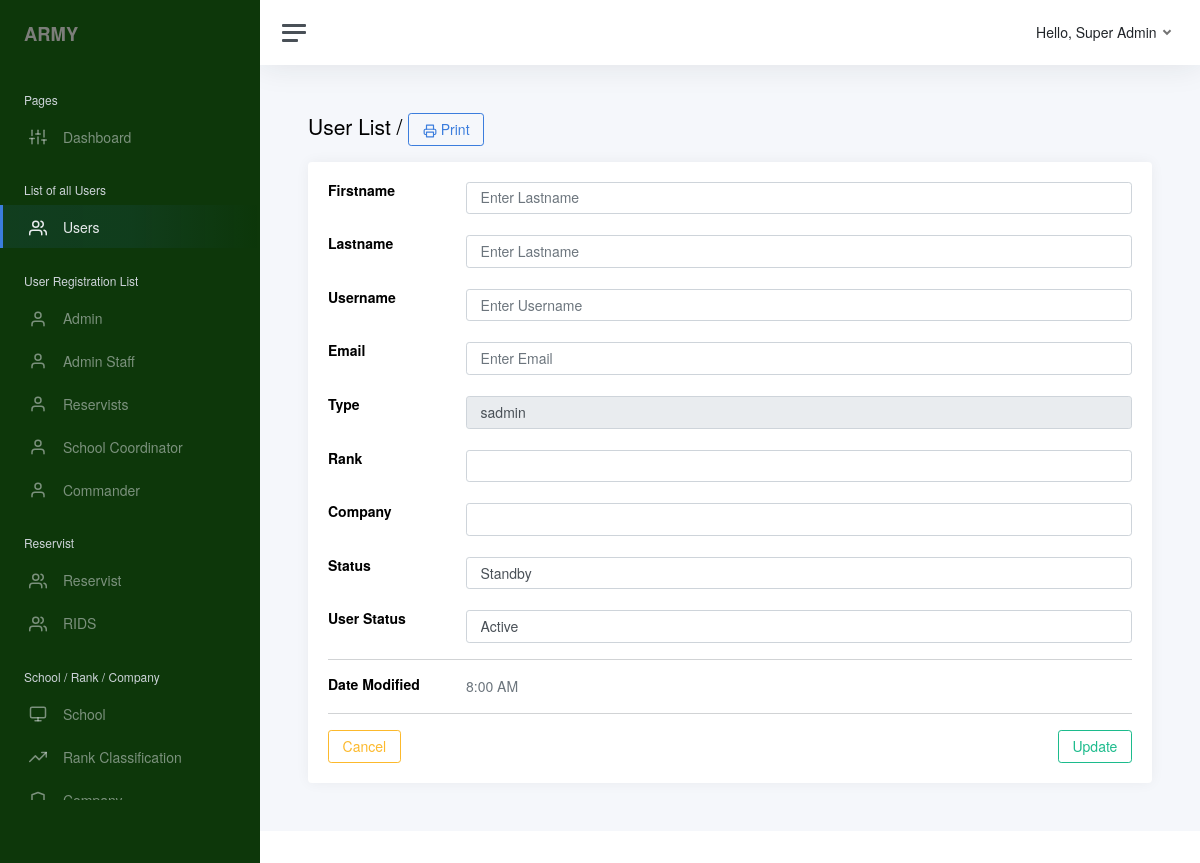
The app's page /admin_users_view.php (signed in) with its own data.
### tables this page shows
CREATE TABLE `army_users` (
  `army_id` int(255) NOT NULL,
  `user_img` varchar(250) NOT NULL,
  `firstname` varchar(100) NOT NULL,
  `middle_name` varchar(100) NOT NULL,
  `lastname` varchar(100) NOT NULL,
  `username` varchar(100) NOT NULL,
  `email` varchar(100) NOT NULL,
  `password` varchar(1000) NOT NULL,
  `type` varchar(30) NOT NULL,
  `rank_id` int(100) NOT NULL,
  `company_id` int(100) NOT NULL,
  `afpsn` varchar(250) NOT NULL,
  `school_id` int(100) NOT NULL,
  `status` varchar(30) NOT NULL,
  `user_status` varchar(20) NOT NULL,
  `date_created` date DEFAULT NULL,
  `time_created` time(6) NOT NULL,
  `date_modified` date DEFAULT NULL,
  `time_modified` time(6) NOT NULL
);

### system_checker.php (called while the page is built, shortened)
<?php
require 'include/connect.php';
if (!empty($_SESSION["army_id"])) {
  $army_id     = $_SESSION["army_id"];
  $result      = mysqli_query($conn, "SELECT * FROM army_users WHERE army_id = $army_id");
  $row         = mysqli_fetch_assoc($result);
  $fn_public   = $row["firstname"];
  $ln_public   = $row["lastname"];
  $type        = $row["type"];
  $status      = $row["status"];
  $user_status = $row["user_status"];
} else {
  header("Location: bulletin.php");
}

### admin_users_view.php (the view, shortened to what this page needs)
<?php
include 'system_checker.php';
  $time_m_formatted   = date("G:i A ", strtotime($time_modified));
$sel_active   = "";
$sel_standby  = "";
if ($status == "ready") {
  $sel_ready = "selected";
} else if ($status == "standby") {
  $sel_standby = "selected";
} else if ($status == "retired") {
  $sel_retired = "selected";
}
if ($user_status == "active") {
  $sel_active  = "selected";
} else if ($user_status == "inactive") {
  $sel_inactive = "selected";
}
?>
<!DOCTYPE html>
<html lang="en">
<?php include 'header_main.php' ?>
<body>
    <div class="wrapper">
        <div class="main">
            <?php include 'top_right_navigation.php' ?>
            <main class="content">
                <div class="container-fluid p-0">
                    <h1 class="h3 mb-3 header-dash"><a href="admin_users.php" class="linked-navigation">User List </a> / <?php echo $username ?>
                        <button onclick="window.print();" class="btn btn-outline-primary" id="print-btn"><span data-feather="printer"></span> Print</button>
                    </h1>
                    <div class="row" id="areaToPrint">
                        <div class="col-12">
                            <div class="card">
                                <div class="card-body">
                  <form method="post" autocomplete="off">
                    <div class="row">
                      <div class="col-sm-2">
                        <h6 class="mb-0 flatpickr-weekwrapper"><strong>Firstname</strong></h6>
                      </div>
                      <div class="col-sm-10 text-secondary">
                        <input type="text" class="form-control" id="firstname" name="firstname" value="<?php echo $firstname ?>" placeholder="Enter Lastname">
                      </div>
                    </div>
                    <br>
                    <div class="row">
                      <div class="col-sm-2">
                        <h6 class="mb-0 flatpickr-weekwrapper"><strong>Lastname</strong></h6>
                      </div>
                      <div class="col-sm-10 text-secondary">
                        <input type="text" class="form-control" id="lastname" name="lastname" value="<?php echo $lastname ?>" placeholder="Enter Lastname">
                      </div>
                    </div>
                    <br>
                    <div class="row">
                      <div class="col-sm-2">
                        <h6 class="mb-0 flatpickr-weekwrapper"><strong>Username</strong>
                        </h6>
                      </div>
                      <div class="col-sm-10 text-secondary">
                        <input type="text" class="form-control" id="username" name="username" value="<?php echo $username ?>" placeholder="Enter Username">
                      </div>
                    </div>
                    <br>
                    <div class="row">
                      <div class="col-sm-2">
                        <h6 class="mb-0 flatpickr-weekwrapper"><strong>Email</strong></h6>
                      </div>
                      <div class="col-sm-10 text-secondary">
                        <input type="text" class="form-control" id="email" name="email" value="<?php echo $email ?>" placeholder="Enter Email">
                      </div>
                    </div>
                    <br>
                    <div class="row">
                      <div class="col-sm-2">
                        <h6 class="mb-0 flatpickr-weekwrapper"><strong>Type</strong></h6>
                      </div>
                      <div class="col-sm-10 text-secondary">
                        <input type="text" class="form-control" id="type" name="type" value="<?php echo $type ?>" placeholder="Enter User Type " disabled>
                      </div>
                    </div>
                    <br>
                    <div class="row">
                      <div class="col-sm-2">
                        <h6 class="mb-0 flatpickr-weekwrapper"><strong>Rank</strong></h6>
                      </div>
                      <div class="col-sm-10 text-secondary">
                        <select class="form-control" id="rank_id" name="rank_id">
                        </select>
                      </div>
                    </div>
                    <br>
                    <div class="row">
                      <div class="col-sm-2">
                        <h6 class="mb-0 flatpickr-weekwrapper"><strong>Company</strong></h6>
                      </div>
                      <div class="col-sm-10 text-secondary">
                        <select class="form-control" id="company_id" name="company_id">
                        </select>
                      </div>
                    </div>
                    <br>
                    <div class="row">
                      <div class="col-sm-2">
                        <h6 class="mb-0 flatpickr-weekwrapper"><strong>Status</strong></h6>
                      </div>
                      <div class="col-sm-10 text-secondary">
                        <select class="form-control" id="status" name="status">
                          <option value="standby" <?php echo $sel_standby ?>>Standby</option>
                        </select>
                      </div>
                    </div>
                    <br>
                    <div class="row">
                      <div class="col-sm-2">
                        <h6 class="mb-0 flatpickr-weekwrapper"><strong>User Status</strong></h6>
                      </div>
                      <div class="col-sm-10 text-secondary">
                        <select class="form-control" id="user_status" name="user_status">
                          <option value="active" <?php echo $sel_active ?>>Active</option>
                        </select>
                      </div>
                    </div>
                    <hr>
                    <div class="row">
                      <div class="col-sm-2">
                        <h6 class="mb-0 flatpickr-weekwrapper"><strong>Date Modified</strong>
                        </h6>
                      </div>
                      <div class="col-sm-10 text-secondary">
                        <div class="flatpickr-weekwrapper">
                          <?php echo $time_m_formatted?>
                        </div>
                      </div>
                    </div>
                    <hr>
                    <div class="row" id="action-print">
                      <div class="col-6">
                        <a href="admin_users.php" class="btn btn-md btn-outline-warning" style="float:left">Cancel</a>
                      </div>
                      <div class="col-6">
                        <button type="submit" name="update" class="btn btn-md btn-outline-success" style="float:right">Update</button>
                      </div>
                    </div>
                  </form>
                                </div>
                            </div>
                        </div>
                    </div>
                </div>
            </main>
            <?php include 'system_controller/footer.php' ?>
        </div>
    </div>
</body>
</html>

### top_right_navigation.php (shortened to what this page needs)
<nav id="top-nav" class="navbar navbar-expand navbar-light navbar-bg">
    <a class="sidebar-toggle js-sidebar-toggle">
        <i class="hamburger align-self-center"></i>
    </a>
    <div class="navbar-collapse collapse">
        <ul class="navbar-nav navbar-align">
            <li class="nav-item dropdown">
                <a class="nav-link dropdown-toggle d-none d-sm-inline-block" href="#" data-bs-toggle="dropdown">
                    <span class="text-dark">Hello, <?php echo $rank_public . ' ' .$fn_public . ' ' . $ln_public?></span>
                </a>
            </li>
        </ul>
    </div>
</nav>

### css/print.css (style rules this page uses)
.card { margin: -2rem; margin-left: -2rem; margin-right: -2rem; }
#action-print { display: none; visibility: none; }
#print-btn { display: none; visibility: none; }
body, .content { background-color: white; }
footer, head, #sidebar, #top-nav, .header-dash { display: none; }

### records on screen
army_users: firstname "Super", lastname "Admin", type "sadmin"

### other values on screen
$time_m_formatted "8:00 AM"
